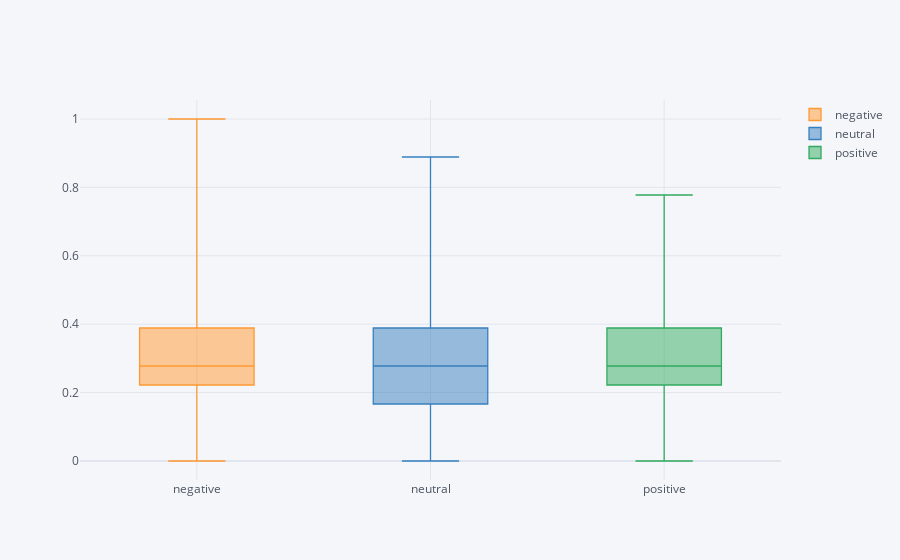

Notebook source saved alongside this figure:
### Markdown cell above
## Number of stopwords

### Code cell
stop_words = set(stopwords.words('english'))
df['nr_of_stopwords'] = df['News Headline'].str.split().apply(lambda x: len(set(x) & stop_words))
df['nr_of_stopwords'] = df['nr_of_stopwords'] / df['nr_of_stopwords'].max()
df[['Sentiment', 'nr_of_stopwords']].pivot(columns = 'Sentiment', values = 'nr_of_stopwords').iplot(kind = 'box')

### Figure 1 — Plotly figure (JSON) as saved in the notebook; plotly's stock layout.template omitted (floating-point values rounded to 4 significant figures; data arrays with more than 128 entries replaced by an {"elided": "..."} marker saying what was removed)
{"data": [{"boxpoints": false, "line": {"width": 1.3}, "marker": {"color": "rgba(255, 153, 51, 1.0)"}, "name": "negative", "orientation": "v", "type": "box", "y": {"elided": "4840 float values"}}, {"boxpoints": false, "line": {"width": 1.3}, "marker": {"color": "rgba(55, 128, 191, 1.0)"}, "name": "neutral", "orientation": "v", "type": "box", "y": {"elided": "4840 float values"}}, {"boxpoints": false, "line": {"width": 1.3}, "marker": {"color": "rgba(50, 171, 96, 1.0)"}, "name": "positive", "orientation": "v", "type": "box", "y": {"elided": "4840 float values"}}], "layout": {"legend": {"bgcolor": "#F5F6F9", "font": {"color": "#4D5663"}}, "paper_bgcolor": "#F5F6F9", "plot_bgcolor": "#F5F6F9", "title": {"font": {"color": "#4D5663"}}, "xaxis": {"gridcolor": "#E1E5ED", "showgrid": true, "tickfont": {"color": "#4D5663"}, "title": {"font": {"color": "#4D5663"}, "text": ""}, "zerolinecolor": "#E1E5ED"}, "yaxis": {"gridcolor": "#E1E5ED", "showgrid": true, "tickfont": {"color": "#4D5663"}, "title": {"font": {"color": "#4D5663"}, "text": ""}, "zerolinecolor": "#E1E5ED"}}}
